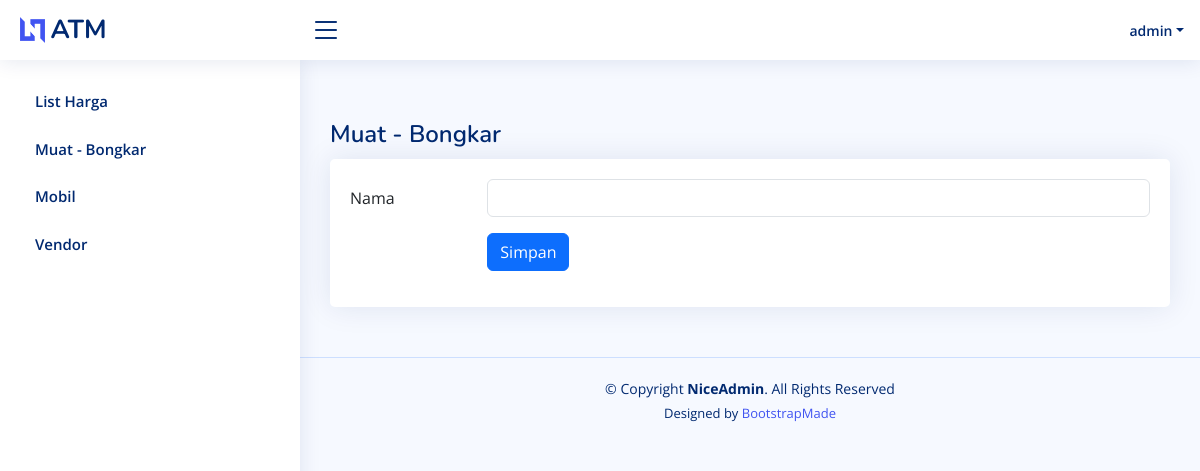
Before: /upsert_muat_bongkar.php?q=67f635d4-4309-11ef-962c-e89c2592bb8d (signed in) with the older database file.
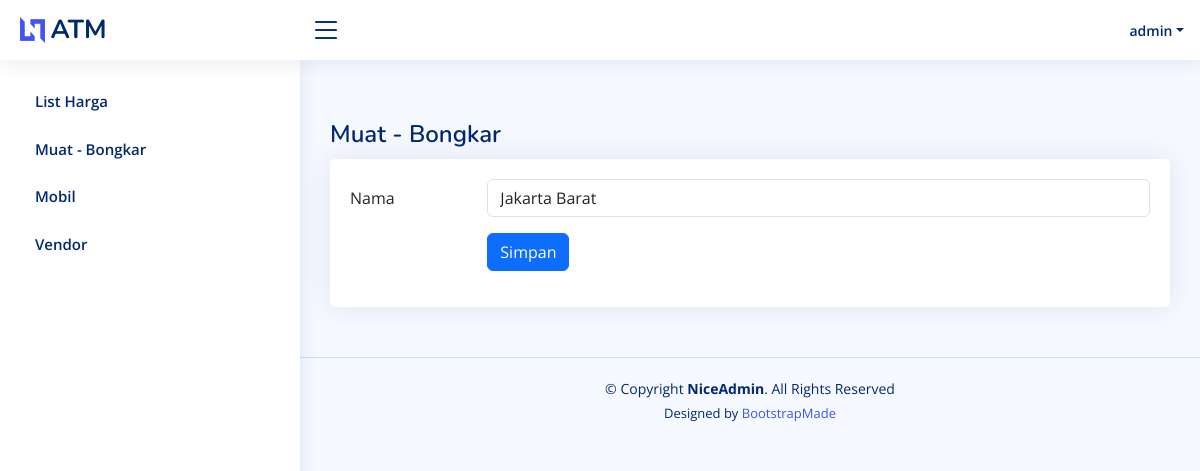
After: the same page with the newer database file.
### tables this page shows
CREATE TABLE `muat_bongkar` (
  `id` int(11) NOT NULL,
  `created_date` timestamp NOT NULL DEFAULT current_timestamp(),
  `modified_date` timestamp NOT NULL DEFAULT current_timestamp() ON UPDATE current_timestamp(),
  `secure_id` varchar(52) NOT NULL,
  `nama` varchar(100) NOT NULL
);

### api/detail_muat_bongkar.php (called while the page is built, shortened)
<?php
require 'config/db.php';
if ($_SERVER["REQUEST_METHOD"] == "GET") {
    try{
        if(isset($_GET['q'])) {
            $secure_id = htmlspecialchars($_GET['q']);
            $sql = 'SELECT * FROM muat_bongkar WHERE secure_id = :secure_id';
            $stmt = $db->prepare($sql);
            $stmt->bindParam(':secure_id', $secure_id, PDO::PARAM_STR);
            $stmt->execute();
            $muat_bongkar = $stmt->fetch(PDO::FETCH_ASSOC);
        }
    } catch(PDOException $e){
        echo "Connection failed: " . $e->getMessage();
    }
}
?>

### upsert_muat_bongkar.php (the view, shortened to what this page needs)
<?php
require 'layout/header.php';
require 'layout/navbar.php';
require 'layout/sidebar.php';
require 'api/detail_muat_bongkar.php';
?>
  <main id="main" class="main">
    <div class="pagetitle">
      <h1>Muat - Bongkar</h1>
    </div>
    <section class="section">
      <div class="row">
        <div class="col-12">
          <div class="card">
            <div class="card-body">
              <form method="post" action="api/upsert_muat_bongkar.php">
                <div class="row mb-3">
                  <label for="inputText" class="col-sm-2 col-form-label">Nama</label>
                  <div class="col-sm-10">
                    <input type="text" class="form-control" name="nama" value="<?php if(isset($muat_bongkar['nama'])){echo $muat_bongkar['nama'];}?>">
                  </div>
                </div>
                <div class="row mb-3">
                  <label class="col-sm-2 col-form-label"></label>
                  <div class="col-sm-10">
                    <button type="submit" class="btn btn-primary">Simpan</button>
                  </div>
                </div>
              </form>
            </div>
          </div>
        </div>
      </div>
    </section>
  </main>
  <?php
  require 'layout/footer.php';

Changed rows visible on the page:
added muat_bongkar: nama "Jakarta Barat"
